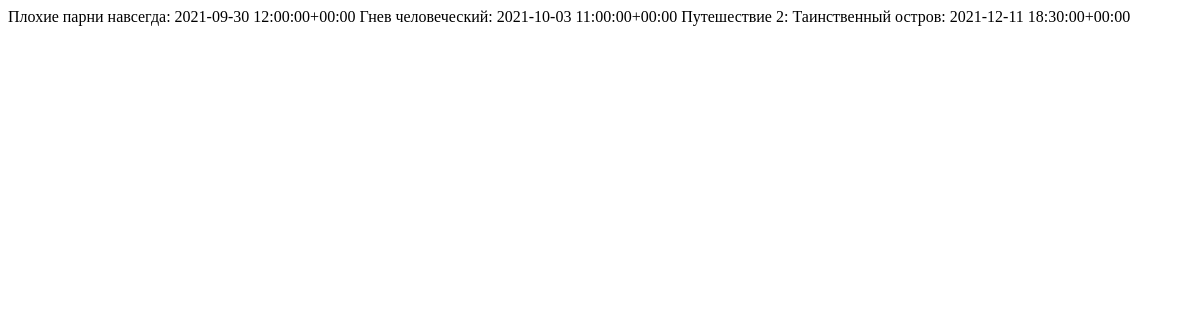
Before: /schedule/ with the older database file.
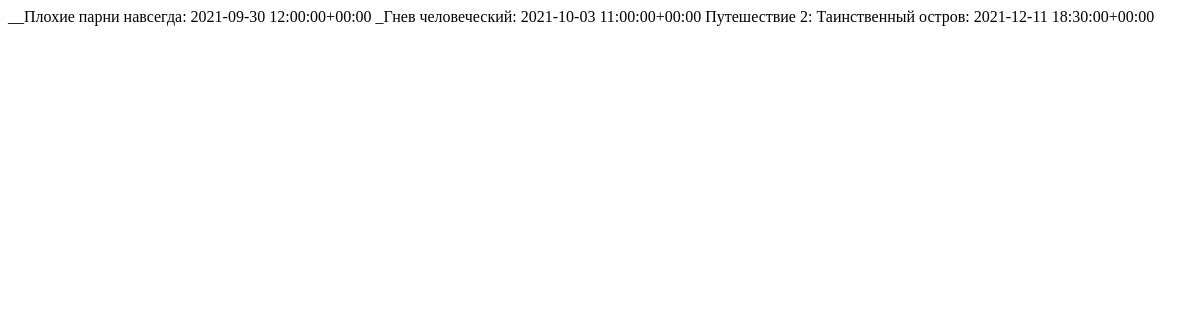
After: the same page with the newer database file.
### mainapp/models.py (models this page shows, shortened)
class Schedule(models.Model):
    film = models.ForeignKey(Film, on_delete=models.CASCADE)
    date_time = models.DateTimeField()
    is_active = models.BooleanField(default=True, db_index=True)
    def __str__(self):
        return f'{self.film}: {self.date_time}'
    class Meta:
        verbose_name_plural = 'Расписание'
        verbose_name = 'Расписания'

class Film(models.Model):
    title = models.CharField(max_length=128, unique=True)
    description = models.TextField()
    audience = models.ManyToManyField('authapp.UserProfile', related_name='audience')
    is_active = models.BooleanField(default=True, db_index=True)
    def __str__(self):
        return f'{self.title}'
    class Meta:
        verbose_name_plural = 'Название'
        verbose_name = 'Названия'

### mainapp/views.py (the view)
# urls.py: path('schedule/',  mainapp.ScheduleList.as_view()),
class ScheduleList(ListView):
    model = Schedule

### mainapp/templates/mainapp/schedule_list.html (shortened to what this page needs)
<!DOCTYPE html>
<html lang="en">
<head>
</head>
<body>
{% for schedule in object_list %}
    {{ schedule }}
{% endfor %}
</body>
</html>

Changed rows visible on the page:
changed through a linked row, Schedule: film+date_time "Плохие парни навсегда: 2021-09-30 12:00:00+00:00" → "__Плохие парни навсегда: 2021-09-30 12:00:00+00:00"
changed through a linked row, Schedule: film+date_time "Гнев человеческий: 2021-10-03 11:00:00+00:00" → "_Гнев человеческий: 2021-10-03 11:00:00+00:00"
